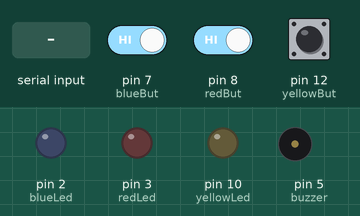
Recording of a sketch running on a simulated Arduino Uno, built with avr-gcc and run on an emulated ATmega328P. On the bench: output pins drawn as LEDs (lit = HIGH), buzzer (waves = sounding). The test bench sets the inputs (shaded band); at power-on: pin 12 (yellowBut) HIGH, pin 7 (blueBut) HIGH, pin 8 (redBut) HIGH. Random numbers use the default seed unless the sketch sets one; what the sketch prints to the serial monitor is not drawn.

Above: at 0.9 s.
1.0 s: "y\n" received over Serial
At 1.7 s:
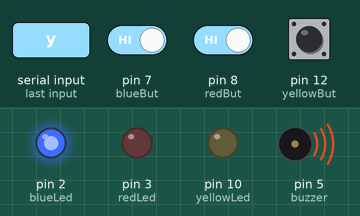
6.4 s: pin 12 (yellowBut) pulled LOW for 3.2 s
At 7.4 s:
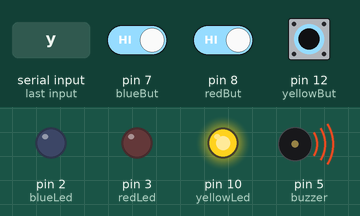
At 10.42 s:
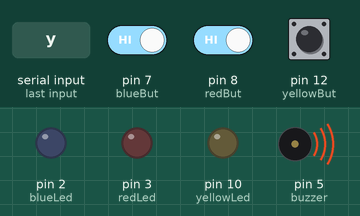
11.7 s: pin 7 (blueBut) driven LOW and pin 8 (redBut) driven LOW
14.7 s: pin 8 (redBut) driven HIGH
17.7 s: pin 7 (blueBut) driven HIGH
20.7 s: pin 8 (redBut) driven LOW
At 24.4 s:
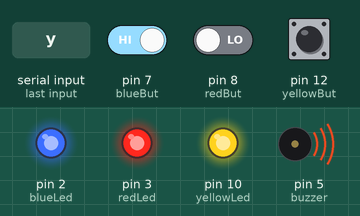
Timing chart, 0 to 24.7 s (numbered marks = the images above; inputs shaded):
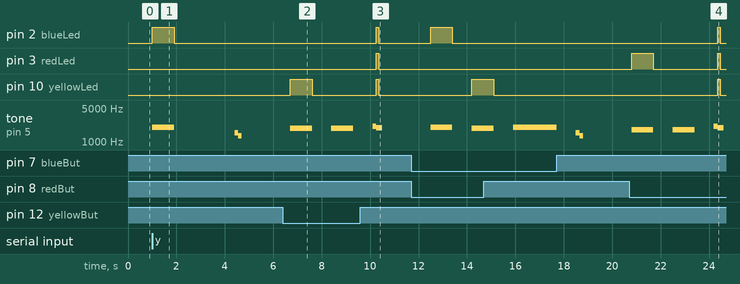

The sketch:

memoryGame.ino
```cpp
// Declares the constants and variables.
const int redLed = 3;
const int yellowLed = 10;
const int blueLed = 2;
const int redBut = 8;
const int yellowBut = 12;
const int blueBut = 7;
const int buzzer = 5;
int Size = 1, score = 0, i;
char seq[10], answer[10], option;

// Raffles the sequence of LEDs that will blink.
void giveAway(){
  int n;
  for(i = 0; i < Size; i++){
    n = random(3);
    if(n == 0) seq[i] = 'r';
    else if(n == 1) seq[i] = 'y';
    else if(n == 2) seq[i] = 'b';
  }
}

// Reproduces a sound representing the red LED.
void redSound(){
  if(option == 'y') tone(buzzer, 1800, 900);
}

// Reproduces a sound representing the yellow LED.
void yellowSound(){
  if(option == 'y') tone(buzzer, 1900, 900);
}

// Reproduces a sound representing the blue LED.
void blueSound(){
  if(option == 'y') tone(buzzer, 2000, 900);
}

// Lets the user choose if the buzzer is going to be activated or is not.
void turnBuzzer(){
  Serial.print(" Activate the sound? (y) or (n). ");
  while(true)
    if(Serial.available() > 0){
      option = Serial.read();
      break;
    }
   Serial.println(option);
   Serial.println();
}

// Turns the LEDs ON and plays each respective sound.
void ledsOn(){
  for(i = 0; i < Size; i++){
    if(seq[i] == 'r'){
      digitalWrite(redLed,HIGH);
      redSound();
    }
    else if(seq[i] == 'y'){
      digitalWrite(yellowLed,HIGH);
      yellowSound();
    }
    else if(seq[i] == 'b'){
      digitalWrite(blueLed,HIGH);
      blueSound();
    }
    delay(900);
    if(seq[i] == 'r') digitalWrite(redLed,LOW);
    else if(seq[i] == 'y') digitalWrite(yellowLed,LOW);
    else if(seq[i] == 'b') digitalWrite(blueLed,LOW);
    delay(800);
  }
}

// Gets the user's answer by the keyboard ot the buttons...
void takeAnswer(){
  Serial.print(" What's the sequence?");
  for(i = 0; i < Size;){
    if(Serial.available() > 0) butInput();
    else if(digitalRead(redBut) == LOW || digitalRead(yellowBut) == LOW || digitalRead(blueBut) == LOW) keyboardInput();
  }
}

// If the answer comes by the keyboard.
void keyboardInput(){
  answer[i] = Serial.read();
  if(answer[i] == 'r') redSound();
  else if(answer[i] == 'y') yellowSound();
  else if(answer[i] == 'b') blueSound();
  printAnswer();
}

// If the answer comes by a button.
void butInput(){
  if(digitalRead(redBut) == LOW){
    redSound();
    answer[i] = 'r';
  }
  else if(digitalRead(yellowBut) == LOW){
    yellowSound();
    answer[i] = 'y';
  }
  else if(digitalRead(blueBut) == LOW){
    blueSound();
    answer[i] = 'b';
  }
  printAnswer();
}

// Shows the answer.
void printAnswer(){
  Serial.print(" ");
  Serial.print(answer[i]);
  delay(900);
  i++;
}

// Verifies if the user won or lost the round...
void result(){
  int res = 0;
  for(i = 0; i < Size; i++)
    if(seq[i] != answer[i]) res = 1;
  Serial.println();
  if(res == 0) right();
  else wrong();
  delay(150);
  noTone(buzzer);
}

// In the case of a correct sequence.
void right(){
  Serial.println(" Right!");
  score++;
  if(option == 'y'){
    tone(buzzer, 2100);
    delay(150);
    tone(buzzer, 1950);
  }
  if(Size == 10){
    Serial.println(" You win!");
    Size = 0;
  }
  digitalWrite(redLed,HIGH);
  digitalWrite(yellowLed,HIGH);
  digitalWrite(blueLed,HIGH);
  delay(100);
  digitalWrite(redLed,LOW);
  digitalWrite(yellowLed,LOW);
  digitalWrite(blueLed,LOW);
  Size++;
}

// In the case of an incorrect sequence.
void wrong(){
  Serial.println(" Wrong!");
  score = 0;
  Size = 1;
  if(option == 'y'){
    tone(buzzer, 1550);
    delay(150);
    tone(buzzer, 1350);
  }
}

// Here, the PINs are configurated, the user can choose for the activation of the buzzer and the game's difficulty.
// Also, the give away's starting point is shuffled.
void setup(){
  pinMode(yellowLed,OUTPUT);
  pinMode(blueLed,OUTPUT);
  pinMode(redLed,OUTPUT);
  pinMode(yellowBut,INPUT_PULLUP);
  pinMode(blueBut,INPUT_PULLUP);
  pinMode(redBut,INPUT_PULLUP);
  Serial.begin(9600);
  turnBuzzer();
  randomSeed(analogRead(0));
}

// The loop consists in shuffling the sequence of LEDs, turning on them, taking the answer, showing the results and
// then starting a new round.
void loop(){
  giveAway();
  ledsOn();
  takeAnswer();
  delay(800);
  result();
  Serial.print(" Score: ");
  Serial.println(score);
  Serial.println();
  delay(2000);
}
```

Measured:
- after the input at 1.0 s, pin 2 (blueLed): LOW → HIGH at once, → LOW 0.90 s later; tone on pin 5 (buzzer): plays 2000 Hz for 0.90 s, 1550 Hz for 0.15 s, 1350 Hz for 0.15 s, starting at once
- after the input at 6.4 s, pin 2 (blueLed), pin 3 (redLed): LOW → HIGH after 3.9 s, → LOW 0.10 s later
- after the input at 20.7 s, pin 2 (blueLed), pin 10 (yellowLed): LOW → HIGH after 3.7 s, → LOW 0.10 s later
